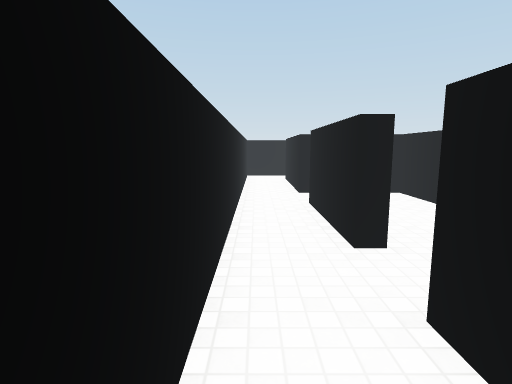
[1] (above)

24 first-person views from a walk through a 3-D level made in the Unity game engine. The camera is 1.5 m above the floor, tilts 8° down and sees 80° across. The floor is counted in squares, 1 m on a side. Each view is taken from the middle of a square. On the plan, view 1 faces up. The plan holds only what a view shows up to about 15 squares ahead; the rest is blank. The player character is not drawn. Surface patterns are stand-ins for the level's own textures.

[2]
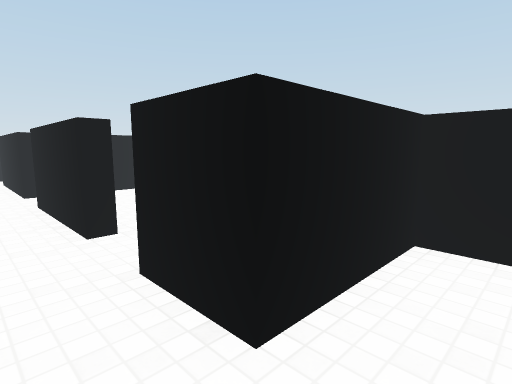

[3]
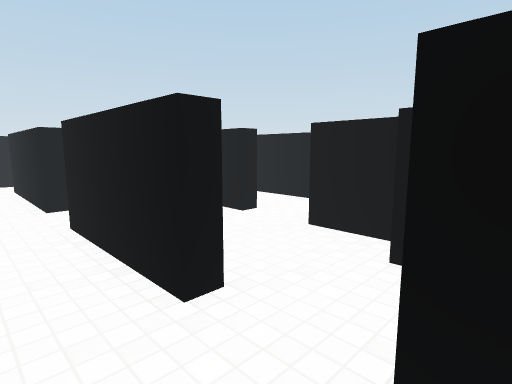

[4]
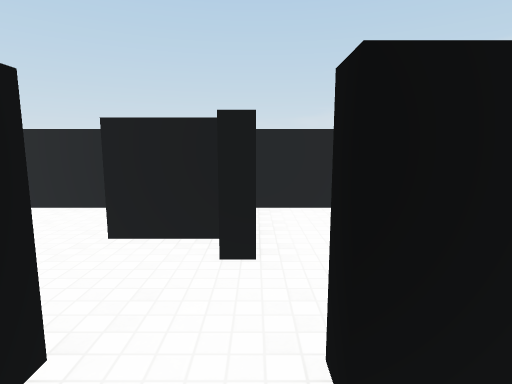

[5]
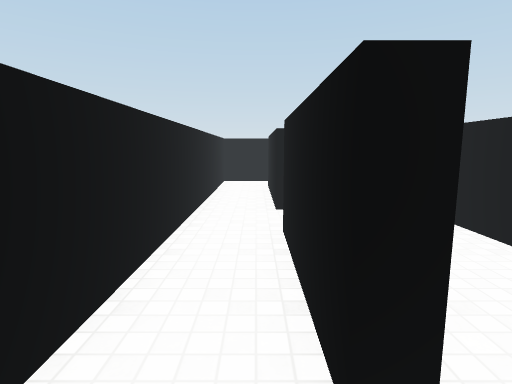

[6]
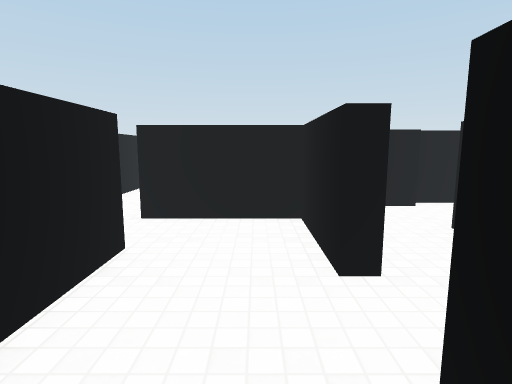

[7]
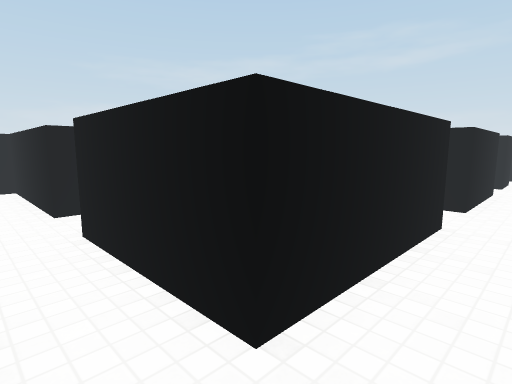

[8]
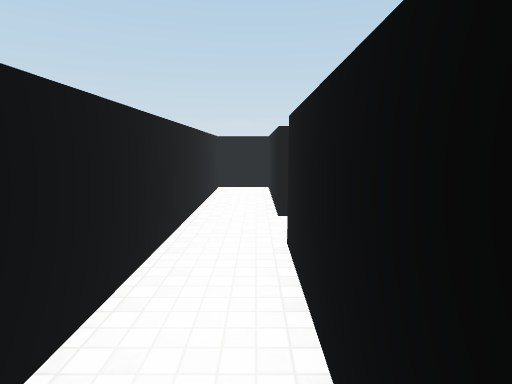

[9]
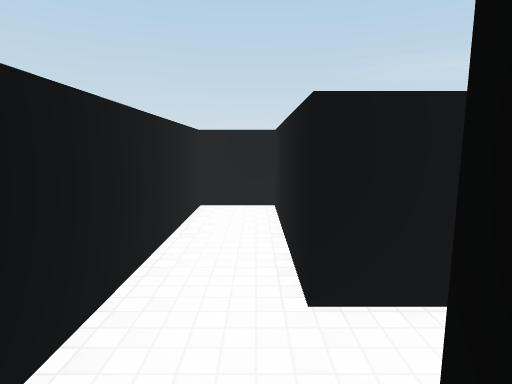

[10]
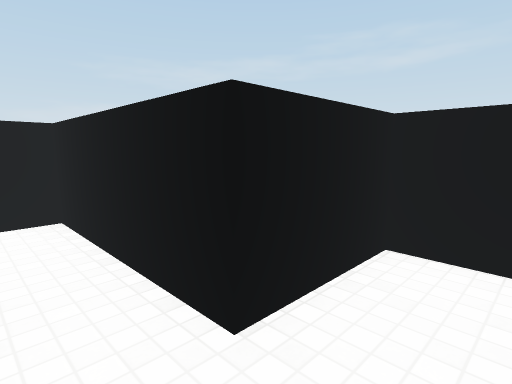

[11]
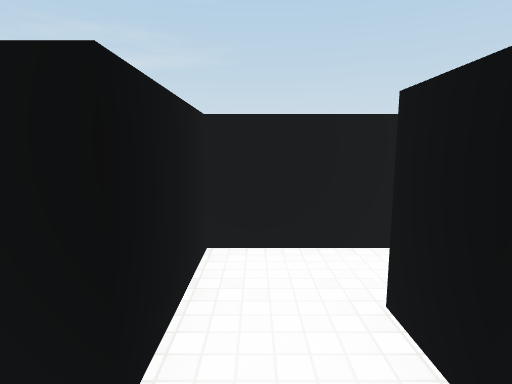

[12]
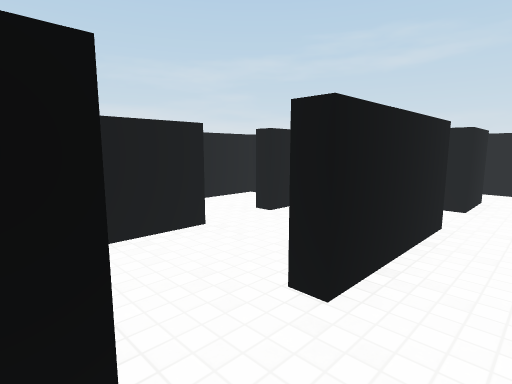

[13]
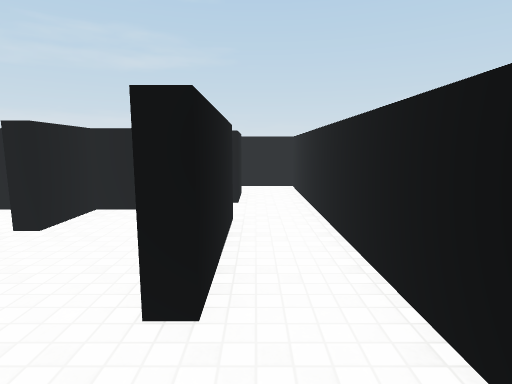

[14]
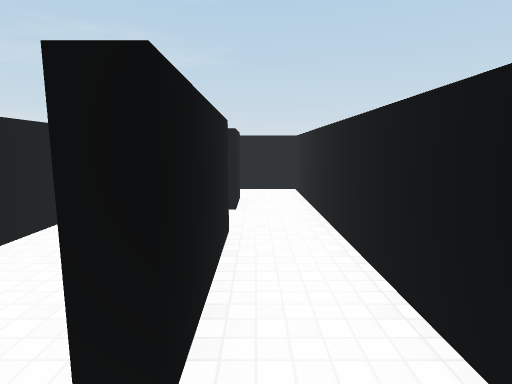

[15]
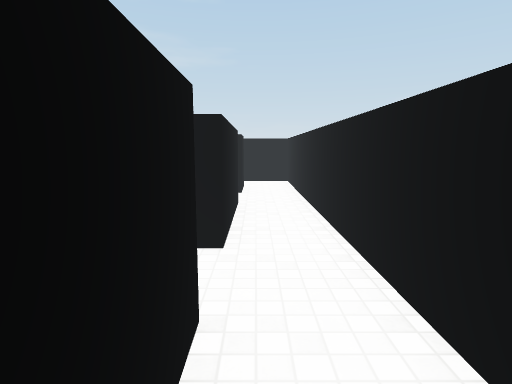

[16]
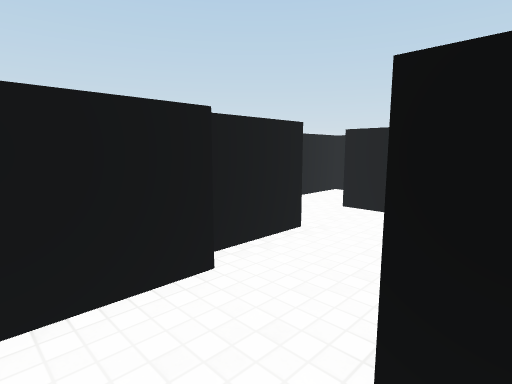

[17]
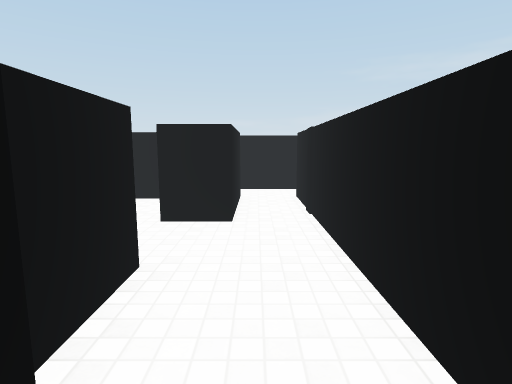

[18]
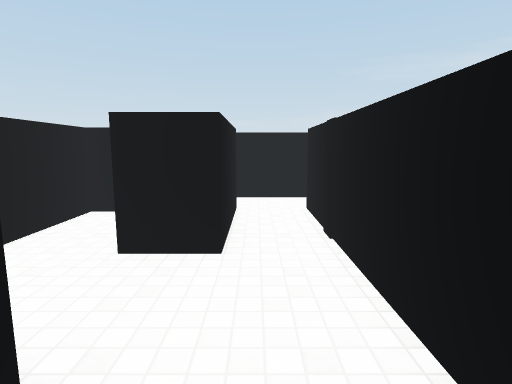

[19]
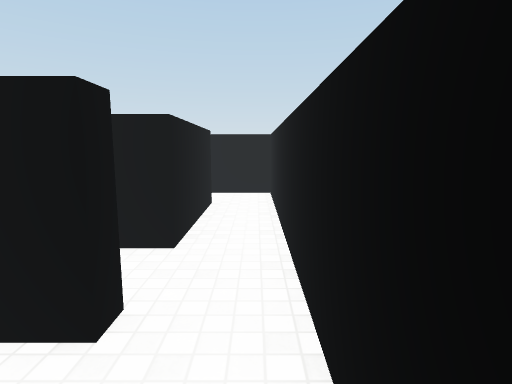

[20]
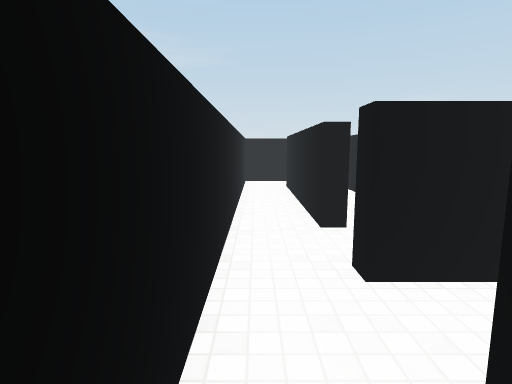

[21]
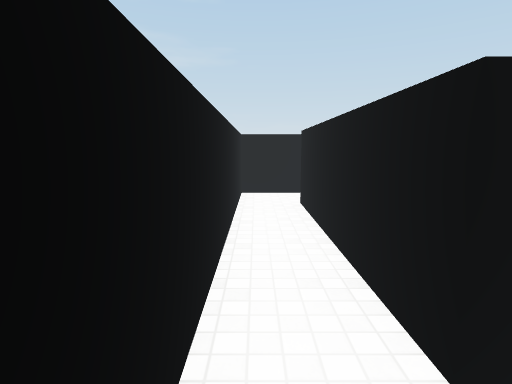

[22]
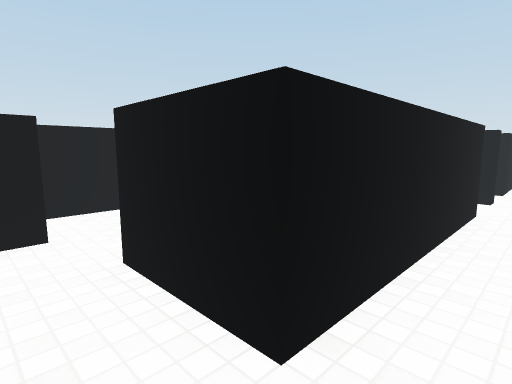

[23]
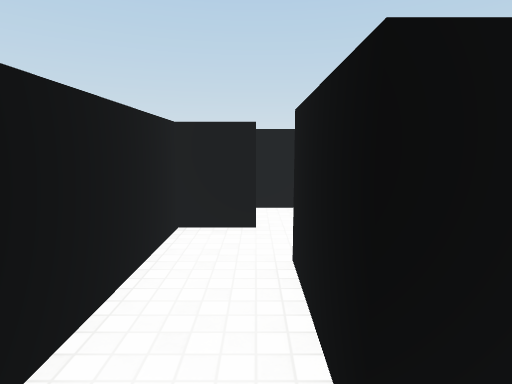

[24]
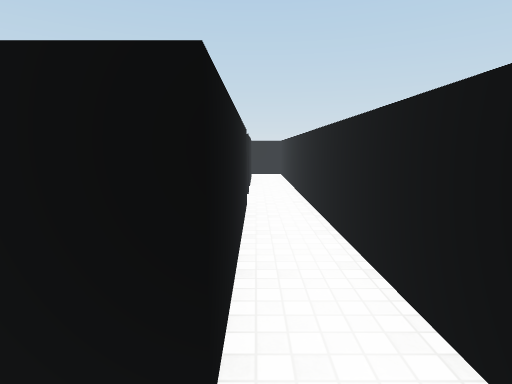

### Floor plan
Points are (right, up) in squares from view 1. A wall is a line through its corners. A room is listed if a view was taken in it or the views show most of it. See-through windows are left out.
Room 1 (views 1, 2, 3)
walls: (5, -0.8) (5, 0.5) (1.5, 0.5) (1.5, 2.5); (-0.5, 2.5) (-0.5, -1.5) (1.9, -1.5)
ways out: opening at (0.5, 1.5) to room 2
Room 2 (views 4, 5, 7, 8, 9, 10, 11, 12, 13, 14, 15)
walls: (1.5, 10.5) (1.5, 15.5) (5.7, 15.5); (7.7, 15.5) (13.3, 15.5) (13.3, 17.5) (-0.5, 17.5) (-0.5, 2.5); (1.5, 4.5) (1.5, 8.5)
ways out: opening at (0.5, 1.5) to room 1; opening at (2, 3.5) to room 3; opening at (6.5, 14.5) to room 8; opening at (2, 9.5) to room 10
Room 3 (view 6)
walls: (2.1, 4.5) (1.5, 4.5); (4, 3) (4, 3.5) (5, 3.5) (5, 5.5); (1.5, 2.5) (2, 2.5)
ways out: opening at (2, 3.5) to room 2; opening at (3.5, 5) to room 9; opening at (5, 2)
Room 4 (views 16, 17)
walls: (5.5, 7.5) (5, 7.5); (5, 5.5) (5.5, 5.5); (7.1, 3.5) (7.7, 3.5) (7.7, 9.8); (7.5, 12) (6.1, 12)
ways out: opening at (7, 11) to room 5; opening at (5, 6.5) to room 9
Room 5 (view 18)
walls: (10.9, 12.5) (8.5, 12.5); (8.4, 12) (7.5, 12); (8.4, 9.7) (12.5, 9.7); (13.3, 11.5) (13.3, 13)
ways out: opening at (7, 11) to room 4; opening at (13, 11) to room 7; opening at (11.5, 13)
Room 6 (views 19, 21, 22, 23, 24)
walls: (16.1, 7.3) (16.8, 7.3) (16.8, 0.5) (14, 0.5); (12.3, 0.1) (12.3, -1.5) (18.5, -1.5) (18.5, 10.5); (16.8, 9.7) (16.8, 9.2) (16, 9.2)
ways out: opening at (17.5, 9.5) to room 7; opening at (12, 1); opening at (16, 8)
Room 7 (view 20)
walls: (14.6, 9.7) (16.8, 9.7); (18.5, 10.5) (18.5, 15.5); (12.5, 9.7) (14.5, 9.7); (16.8, 15.5) (16.8, 11.5) (13.3, 11.5)
ways out: opening at (13, 11) to room 5; opening at (17.5, 9.5) to room 6; opening at (18, 15)
Room 8 (no view inside)
walls: (4.9, 12.5) (7.7, 12.5) (7.7, 15.5); (5.7, 15.5) (5.7, 14.1)
ways out: opening at (6.5, 14.5) to room 2
Room 9 (no view inside)
walls: (2, 8.5) (2, 6.1); (5, 7.5) (5, 8.5)
ways out: opening at (3.5, 5) to room 3; opening at (5, 6.5) to room 4; opening at (3.5, 8) to room 10
Room 10 (no view inside)
walls: (1.5, 8.5) (2, 8.5); (5, 8.5) (5, 10.5) (1.5, 10.5)
ways out: opening at (2, 9.5) to room 2; opening at (3.5, 8) to room 9

Positions as (right, up) in squares from view 1, and headings:
1: (0, 0), facing up
2: (0, -1), facing up-right
3: (0, 2), facing up-right
4: (0, 3), facing right
5: (1, 3), facing up
6: (4, 4), facing up
7: (0, 17), facing down-right
8: (1, 16), facing right
9: (5, 16), facing right
10: (6, 17), facing down-right
11: (7, 17), facing down
12: (0, 11), facing down-right
13: (1, 11), facing down
14: (1, 10), facing down
15: (1, 13), facing down
16: (6, 9), facing up-right
17: (7, 11), facing right
18: (9, 11), facing right
19: (18, 7), facing up
20: (18, 13), facing down
21: (18, 9), facing down
22: (18, -1), facing up-left
23: (18, 0), facing left
24: (17, -1), facing up
